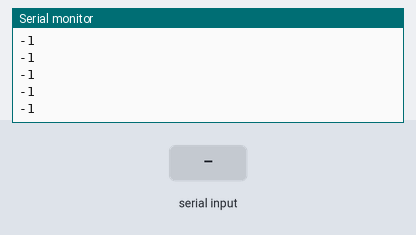
A sketch run on a simulated Arduino Uno, built with avr-gcc and run on an emulated ATmega328P. Shown: the last lines printed to the serial monitor. The test bench sets the inputs (shaded band).

Above: at 1.2 s.
1.3 s: byte 30 received over Serial
At 1.31 s:
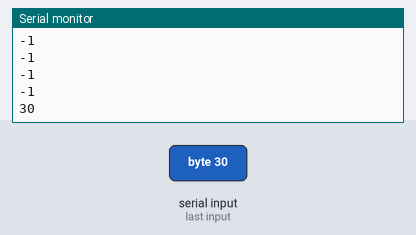
2.8 s: byte 90 received over Serial
At 2.81 s:
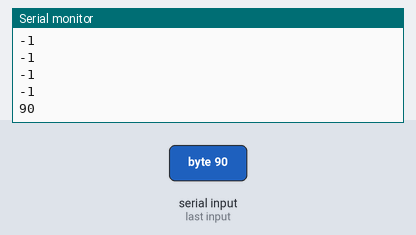
4.3 s: byte 120 received over Serial
At 4.31 s:
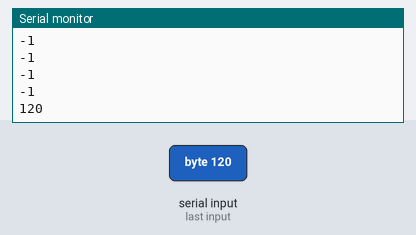
Timing chart, 0 to 7.3 s (numbered marks = the images above; inputs shaded):
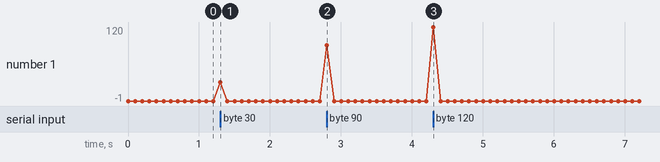

The sketch:

Additional_BL.ino
```cpp
/*
 *                 == MASTER CODE ==
 */


int state = 0;

void setup() {
  Serial.begin(38400); // Default communication rate of the Bluetooth module
}

void loop() {
  state = Serial.read(); // Reads the data from the serial port
  Serial.println(state);
  delay(100);
}
```

Measured:
- after the input at 1.3 s, the serial monitor: prints a new line at once (image 1)
- after the input at 2.8 s, the serial monitor: prints a new line at once (image 2)
- after the input at 4.3 s, the serial monitor: prints a new line at once (image 3)
